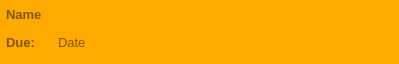
<?xml version="1.0" encoding="UTF-8"?>
<ui version="4.0">
 <class>TaskWidget</class>
 <widget class="QWidget" name="TaskWidget">
  <property name="geometry">
   <rect>
    <x>0</x>
    <y>0</y>
    <width>399</width>
    <height>64</height>
   </rect>
  </property>
  <property name="maximumSize">
   <size>
    <width>16777215</width>
    <height>64</height>
   </size>
  </property>
  <property name="windowTitle">
   <string>Form</string>
  </property>
  <property name="autoFillBackground">
   <bool>false</bool>
  </property>
  <property name="styleSheet">
   <string notr="true">QWidget:hover {
     background: rgb(229, 153, 0);
}

QWidget{
	border-radius: 3px;
	background:rgb(255, 170, 0);
}
.QLabel {
	font-family: &quot;Roboto&quot;;
	color:rgb(129, 86, 0);
	background:none;
}</string>
  </property>
  <layout class="QVBoxLayout" name="verticalLayout">
   <property name="spacing">
    <number>0</number>
   </property>
   <property name="leftMargin">
    <number>0</number>
   </property>
   <property name="topMargin">
    <number>0</number>
   </property>
   <property name="rightMargin">
    <number>0</number>
   </property>
   <property name="bottomMargin">
    <number>0</number>
   </property>
   <item>
    <widget class="QFrame" name="frame">
     <property name="frameShape">
      <enum>QFrame::NoFrame</enum>
     </property>
     <property name="frameShadow">
      <enum>QFrame::Raised</enum>
     </property>
     <property name="lineWidth">
      <number>0</number>
     </property>
     <layout class="QGridLayout" name="gridLayout">
      <property name="leftMargin">
       <number>6</number>
      </property>
      <property name="topMargin">
       <number>0</number>
      </property>
      <property name="rightMargin">
       <number>6</number>
      </property>
      <property name="bottomMargin">
       <number>8</number>
      </property>
      <property name="horizontalSpacing">
       <number>4</number>
      </property>
      <property name="verticalSpacing">
       <number>0</number>
      </property>
      <item row="1" column="1">
       <widget class="QLabel" name="date">
        <property name="styleSheet">
         <string notr="true">font-size: 10pt;</string>
        </property>
        <property name="text">
         <string>Date</string>
        </property>
        <property name="margin">
         <number>0</number>
        </property>
       </widget>
      </item>
      <item row="1" column="0">
       <widget class="QLabel" name="label">
        <property name="maximumSize">
         <size>
          <width>48</width>
          <height>16777215</height>
         </size>
        </property>
        <property name="styleSheet">
         <string notr="true">font-size: 10pt;
font-weight: 600;</string>
        </property>
        <property name="text">
         <string>Due: </string>
        </property>
        <property name="wordWrap">
         <bool>false</bool>
        </property>
        <property name="margin">
         <number>0</number>
        </property>
       </widget>
      </item>
      <item row="0" column="0" colspan="2">
       <widget class="QLabel" name="name">
        <property name="styleSheet">
         <string notr="true">font-size: 10pt;
font-weight: 600;
</string>
        </property>
        <property name="text">
         <string>Name</string>
        </property>
        <property name="margin">
         <number>0</number>
        </property>
       </widget>
      </item>
     </layout>
    </widget>
   </item>
  </layout>
 </widget>
 <resources/>
 <connections/>
</ui>
